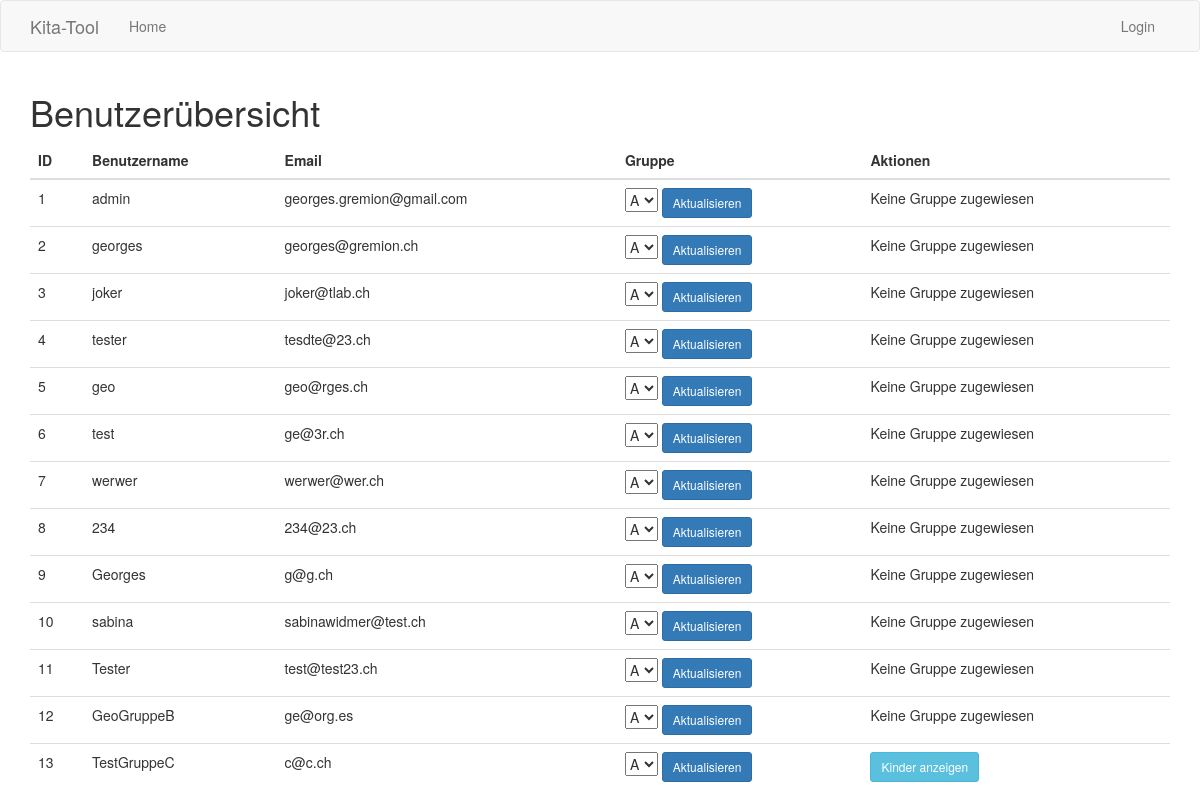
Page /all_users on the committed database.
### app/models.py (models this page shows, shortened)
class User(UserMixin, db.Model):
    id = db.Column(db.Integer, primary_key=True)
    username = db.Column(db.String(64), index=True, unique=True)
    email = db.Column(db.String(120), index=True, unique=True)
    password_hash = db.Column(db.String(128))
    group = db.Column(db.String(50))
    last_seen = db.Column(db.DateTime, default=datetime.utcnow)
    __table_args__ = {'extend_existing': True}

### app/routes.py (the view)
@app.route('/all_users', methods=['GET', 'POST'])
def all_users():
    all_users = User.query.all()
    group_forms = {}
    for user in all_users:
        form = AssignGroupForm(prefix=str(user.id))
        group_forms[user.id] = form
        if form.validate_on_submit() and form.user_id.data == str(user.id):
            print("Form submitted:", form.validate_on_submit())
            print("User ID:", form.user_id.data)
            print("Current User ID:", user.id)
            user_to_update = User.query.get(int(form.user_id.data))
            user_to_update.group = form.new_group.data
            user.group = form.new_group.data
            db.session.commit()
            flash(f"Gruppenzugehörigkeit von {user_to_update.username} wurde aktualisiert.", "success")
            return redirect(url_for('all_users'))
        else:
            print("Form submitted:", form.validate_on_submit())
            print("User ID:", form.user_id.data)
            print("Current User ID:", user.id)
            print("Updating user group to:", form.new_group.data)
        if form.is_submitted():
            print("Form errors:", form.errors)
    return render_template('all_users.html', users=all_users, group_forms=group_forms)

### app/forms.py
class AssignGroupForm(FlaskForm):
    new_group = SelectField('Gruppe', choices=[('A', 'A'), ('B', 'B'), ('C', 'C')])
    user_id = HiddenField()  # To keep track of which user we're updating
    submit = SubmitField('Gruppe zuweisen')

### app/templates/all_users.html (shortened to what this page needs)
{% extends "base.html" %}
{% import 'bootstrap/wtf.html' as wtf %}
{% block content %}
<div class="container">
  <h1 class="mt-4">Benutzerübersicht</h1>
  <table class="table table-hover mt-4">
    <thead class="thead-dark">
      <tr>
        <th>ID</th>
        <th>Benutzername</th>
        <th>Email</th>
        <th>Gruppe</th>
        <th>Aktionen</th>
      </tr>
    </thead>
    <tbody>
      {% for user in users %}
      <tr>
        <td>{{ user.id }}</td>
        <td>{{ user.username }}</td>
        <td>{{ user.email }}</td>
        <td>
          <form method="post">
            {% with form=group_forms[user.id] %}
            {{ form.new_group(value=user.group) }}
            <input type="submit" value="Aktualisieren" class="btn btn-sm btn-primary">
            {% endwith %}
          </form>
        </td>
        <td>
          {% if user.group %}
          <a href="{{ url_for('group_children', group_name=user.group) }}" class="btn btn-sm btn-info">Kinder
            anzeigen</a>
          {% else %}
          <span>Keine Gruppe zugewiesen</span>
          {% endif %}
        </td>
      </tr>
      {% endfor %}
    </tbody>
  </table>
</div>
{% endblock %}

### rows in the picture
User: id "1", username "admin", email "georges.gremion@gmail.com", shows "Keine Gruppe zugewiesen"
User: id "2", username "georges", email "georges@gremion.ch", shows "Keine Gruppe zugewiesen"
User: id "3", username "joker", email "joker@tlab.ch", shows "Keine Gruppe zugewiesen"
User: id "4", username "tester", email "tesdte@23.ch", shows "Keine Gruppe zugewiesen"
User: id "5", username "geo", email "geo@rges.ch", shows "Keine Gruppe zugewiesen"
User: id "6", username "test", email "ge@3r.ch", shows "Keine Gruppe zugewiesen"
User: id "7", username "werwer", email "werwer@wer.ch", shows "Keine Gruppe zugewiesen"
User: id "8", username "234", email "234@23.ch", shows "Keine Gruppe zugewiesen"
User: id "9", username "Georges", email "g@g.ch", shows "Keine Gruppe zugewiesen"
User: id "10", username "sabina", email "sabinawidmer@test.ch", shows "Keine Gruppe zugewiesen"
User: id "11", username "Tester", email "test@test23.ch", shows "Keine Gruppe zugewiesen"
User: id "12", username "GeoGruppeB", email "ge@org.es", shows "Keine Gruppe zugewiesen"
User: id "13", username "TestGruppeC", email "c@c.ch"
